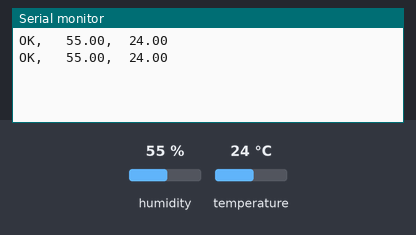
The sketch below on a simulated Arduino Uno, built with avr-gcc and run on an emulated ATmega328P. Parts: the last lines printed to the serial monitor. The test bench sets the inputs (shaded band); at power-on: humidity 55 %, temperature 24 °C.

Above: at 2.8 s.
2.9 s: humidity set to 22 %
At 5.0 s:
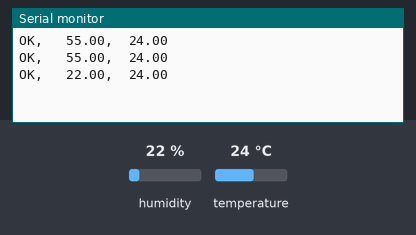
5.6 s: temperature set to 12 °C
At 7.4 s:
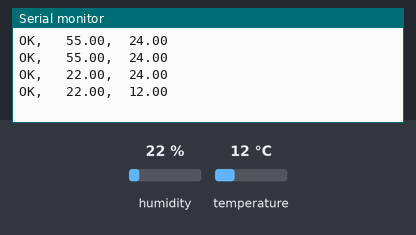
8.3 s: humidity set to 40 %
At 11.0 s:
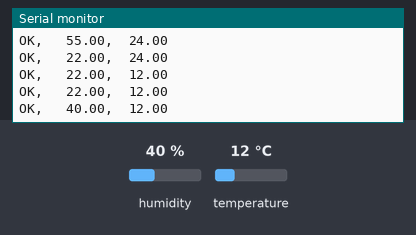
Timing chart, 0 to 12.5 s (numbered marks = the images above; inputs shaded):
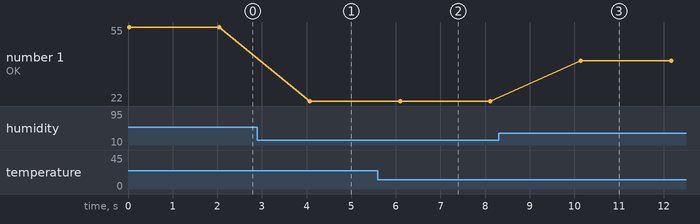

Measured:
- after the input at 2.9 s, the serial monitor: prints a new line after 1.2 s (image 1)
- after the input at 5.6 s, the serial monitor: prints a new line after 0.50 s (image 2)
- after the input at 8.3 s, the serial monitor: prints a new line after 1.8 s (image 3)
- plotted number 1: 55 → 22 after the input at 2.9 s, 22 → 40 after the input at 8.3 s

The sketch:

dht11-simple-example.ino
```cpp
#include <dht.h>
#define DHT11_PIN 2
dht DHT;

void setup() {
  Serial.begin(9600);
}

void loop() {
 int chk = DHT.read11(DHT11_PIN);
 switch(chk){
    case DHTLIB_OK:
        Serial.print("OK, \t");
        break;
    case DHTLIB_ERROR_CHECKSUM:
        Serial.print("Checksum error,\t");
        break;
    case DHTLIB_ERROR_TIMEOUT:
        Serial.print("Time out error,\t");
        break;
    default:
        Serial.print("Unknown error, \t");
        break;
 }
 Serial.print(DHT.humidity, 2);
 Serial.print(",\t");
 Serial.println(DHT.temperature, 2);
 delay(2000);
}
```
